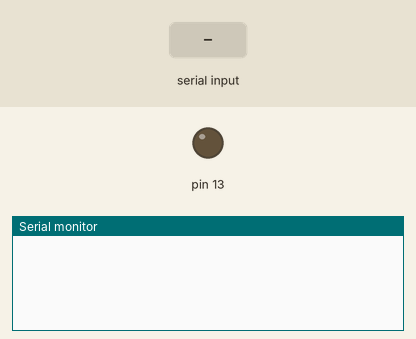
Bench run of a sketch on a simulated Arduino Uno, built with avr-gcc and run on an emulated ATmega328P. Parts: output pins drawn as LEDs (lit = HIGH), the last lines printed to the serial monitor. Inputs (shaded band) come from the test bench.

Above: at 1.2 s.
1.3 s: "P13\n" received over the second serial link
At 2.5 s:
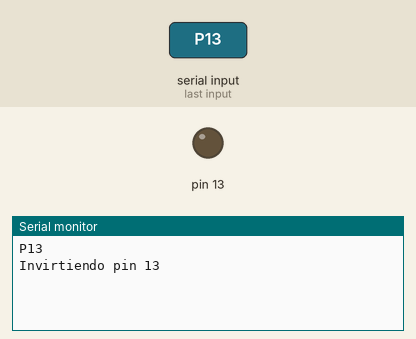
2.8 s: "1\n" received over the second serial link
At 3.6 s:
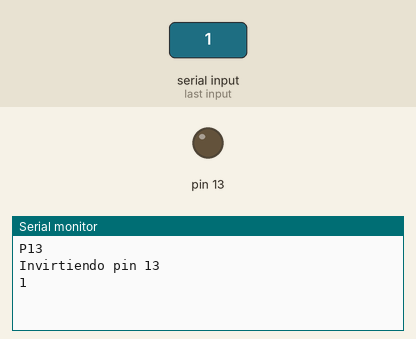

The sketch:

ESP8266.ino.ino
```cpp
#include <DHT.h>

#include <SoftwareSerial.h>

SoftwareSerial BT1(3, 2); // RX | TX
String W =" ";
char w ;

void setup()
   {  Serial.begin(19200);
      BT1.begin(19200);
      pinMode(13, OUTPUT);
   }

void loop()
   {  if (BT1.available())                // Lo que entra por WIFI à Serial
         { w = BT1.read() ;
           Serial.print(w);
           W = W + w ;                    // Vamos montando un String con lo que entra

         }
      if (Serial.available())             // Lo que entra por Serial à WIFI
         {  char s = Serial.read();
            BT1.print(s);
         }
      if ( w == '\n')                     // Sin han pulsado intro
         { if ( W.indexOf("P13") > 0 )    // Comprobamos si P13 esta incluido en el string
               { /*digitalWrite( 13, !digitalRead(13)) ;*/
                 Serial.println("Invirtiendo pin 13");
               }
           W = "" ;  w = ' ' ;                    // Limpiamos las variables
         }
  }

/*
void setup()
  {  Serial.begin(19200);
    BT1.begin(19200);
  }

void loop()
  {  String B= "." ;
     if (BT1.available())
         { char c = BT1.read() ;
           Serial.print(c);
         }
     if (Serial.available())
         {  char c = Serial.read();
            BT1.print(c);
         }
   }*/
```

Measured:
- after the input at 1.3 s, the serial monitor: prints a new line at once (image 1)
- after the input at 2.8 s, the serial monitor: prints a new line at once (image 2)
